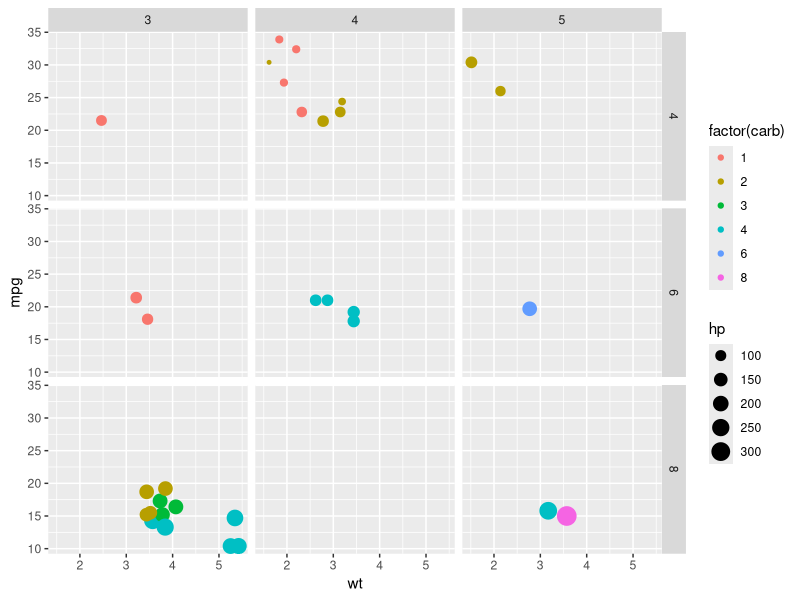

The R script that drew this image:
library(ggplot2)

qplot(wt,
      mpg,
      data = mtcars,
      facets = cyl ~ gear,
      colour = factor(carb),
      size = hp)
